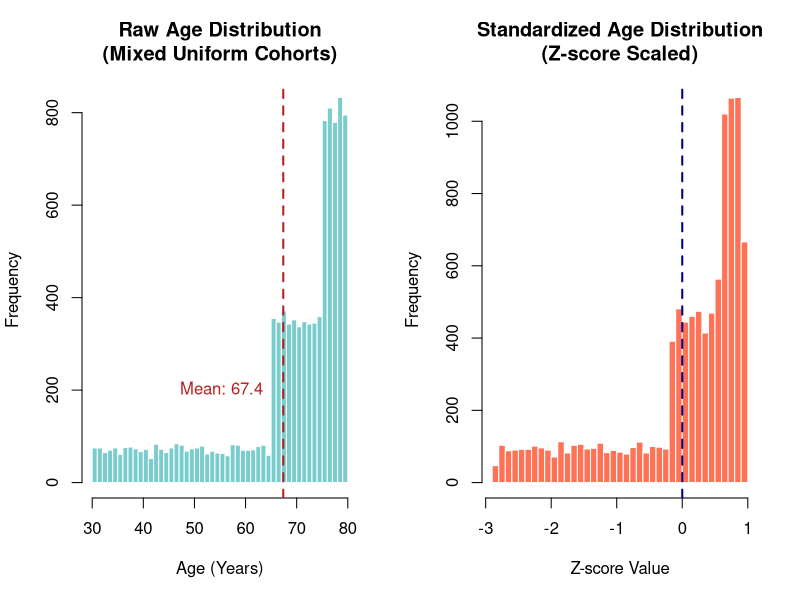

Here is the R script that generated this plot: (Note: this script raises an error after producing the figure.)
# =============================================================================
# generate_data.R
# Fonctions de génération de données de survie
# =============================================================================
#is this weibull?

k <- 1
pho <- 1
alpha <- 1
n <- 10000
max_time <- 50
prop_female <- 0.5
prop_x0 <- 0.3
year.start_min <- 2000
year.start_max <- 2010
beta_sex <- 0.3
beta_age <- 0.2
beta_X <- 0.4
borne_a <- 1
  
  # --- Phase 1: Covariables generation ---
  
  # Generate ages for 25% of the cohort using a uniform distribution between 30 and 65 years
  age_1 <- runif(n * .25, min = 30, max = 65)
  # Generate ages for 35% of the cohort using a uniform distribution between 65 and 75 years
  age_2 <- runif(n * .35, min = 65, max = 75)
  # Generate ages for 40% of the cohort using a uniform distribution between 75 and 80 years
  age_3 <- runif(n * .40, min = 75, max = 80)
  # Combine the three age groups into a single vector of length n
  age <- c(age_1, age_2, age_3)
  # Calculate the mean age of the entire generated cohort
  ageMoyen <- mean(age)
  # Standardize the age (Z-score calculation) for numerical stability in regression models
  ageStand <- (age - ageMoyen) / sd(age)
  
  par(mfrow = c(1, 2), mar = c(5, 4, 4, 2) + 0.1)
  
  # Histogram 1: Raw Age Distribution
  hist(age, 
       breaks = 40, 
       col = "darkslategray3", 
       border = "white",
       main = "Raw Age Distribution\n(Mixed Uniform Cohorts)", 
       xlab = "Age (Years)", 
       ylab = "Frequency")
  abline(v = ageMoyen, col = "firebrick", lwd = 2, lty = 2) # Mark the sample mean
  text(ageMoyen - 2, n*0.02, paste("Mean:", round(ageMoyen, 1)), col = "firebrick", pos = 2)
  
  # Histogram 2: Standardized Age Distribution
  hist(ageStand, 
       breaks = 40, 
       col = "coral1", 
       border = "white",
       main = "Standardized Age Distribution\n(Z-score Scaled)", 
       xlab = "Z-score Value", 
       ylab = "Frequency")
  abline(v = 0, col = "darkblue", lwd = 2, lty = 2) # Mark Z-score mean (0)
  
  
  
  # Generate n random uniform values (0 to 1) for sex assignment (though unused directly below)
  uSex <- runif(n)
  # Store the target proportion of females
  pFem <- prop_female
  # Generate binary sex variable using binomial distribution: 0 = male, 1 = female
  sex  <- rbinom(n, size = 1, prob = prop_female)   
  
  # Generate n random uniform values (0 to 1) for X assignment (unused directly below)
  uX   <- runif(n)
  # Generate binary variable X using binomial distribution: 1 - prop_x0 gives the probability of X=1
  X    <- rbinom(n, size = 1, prob = 1 - prop_x0)   
  
  # Check if there is a range of possible starting years
  if (year.start_min != year.start_max) {
    # Randomly select a year within the range, set to Jan 1st, then add a random number of days (0-364) to get a random date
    year.start <- as.Date(paste0(sample(year.start_min:year.start_max, n, replace = TRUE), "-01-01")) +
      sample(0:364, n, replace = TRUE)
  } else {
    # If min and max year are the same, just use that single year, set to Jan 1st, and add a random number of days
    year.start <- as.Date(paste0(year.start_min, "-01-01")) +
      sample(0:364, n, replace = TRUE)
  }
  
  # --- Phase 2: T_E generation (Time to death from cancer) ---
  
  # Generate n random uniform values (0 to 1) for survival time generation
  tempuS <- runif(n)
  # Calculate the linear predictor (exponential of the sum of covariate effects multiplied by their betas)
  exp.betaz <- exp(
    beta_sex * sex + beta_age * ageStand + beta_X * X
  )
  
  # Generate n random uniform probabilities for the inverse probability transform method
  ui <- runif(n)
  # Use the inverse cumulative hazard function of the specific complex distribution to calculate exact time to cancer death
  tpsSpe <- 1 / pho * (alpha * ((1 / (1 - ui))^(1 / (alpha * exp.betaz)) - 1))^(1 / k)  
  
  
  # --- Phase 3: T_P generation (Time to death from background/general causes) ---
  
  # Initialize a vector of 0s to store the background survival times for each patient
  tpsGene <- rep(0, n)
  # Initialize a vector of NAs to temporarily store the expected annual hazard rate for each patient
  TauxAtt <- rep(NA, n)
  # Convert numeric sex (0/1) to character strings ("male"/"female") to match life table formatting
  sexNom <- ifelse(sex == 0, "male", "female")
  # Convert numeric X (0/1) to race strings ("white"/"black") to match the US life table formatting
  Xrace <- ifelse(X == 0, "white", "black")
  
  # Define a custom function to calculate background death time for a single patient 'i'
  f1 <- function(i){
    # Roll a random probability to test against the patient's annual risk of dying
    uAtt <- runif(1)
    
    # Find the row index in the life table matching the patient's truncated (integer) age
    i.age <- which(attr(survexp.usr, which = "dimnames")[[1]] == trunc(age[i]))
    # Find the column index matching the patient's sex
    i.sex <- which(attr(survexp.usr, which = "dimnames")[[2]] == sexNom[i])
    # Find the depth index matching the patient's race
    i.race <- which(attr(survexp.usr, which = "dimnames")[[3]] == Xrace[i])
    # Find the dimension index matching the calendar year of diagnosis
    i.year <- which(attr(survexp.usr, which = "dimnames")[[4]] == format(year.start[i], "%Y"))
    
    # Safety check: if any index is missing (e.g., age not in table), return NA for this patient
    if(length(i.age) == 0 || length(i.sex) == 0 || length(i.year) == 0) {
      return(NA)  
    }
    
    # Store the maximum age index available in the life table to prevent out-of-bounds errors
    max.i.age <- length(attributes(survexp.usr)$dimnames[[1]])
    # Store the maximum year index available in the life table
    max.i.year <- length(attributes(survexp.usr)$dimnames[[4]])
    # Convert the daily hazard rate from the life table into an annual probability of dying
    TauxAtt[i] <- 1-exp(-365.24*survexp.usr[i.age,i.sex, i.race, i.year])
    
    # Test if the patient died this year (random probability is less than their risk)
    if(uAtt <= TauxAtt[i]){
      # If they died, assign a random fraction of the current year as their exact time of death
      tpsG <- runif(1)
      tpsGene[i] <- tpsG
    } else {
      # If they survived the year, enter a while loop to keep simulating year-by-year until they die
      while(uAtt > TauxAtt[i]){
        # Add 1 full year to their survival time
        tpsGene[i] <- tpsGene[i] + 1
        # Increase their age index by 1 (happy birthday!)
        i.age <- min(i.age + 1, max.i.age) 
        # Increase their calendar year index by 1
        i.year <- min(i.year + 1, max.i.year) 
        
        # Roll a new random probability for the new year
        uAtt <- runif(1)
        # Look up their new, updated annual risk of dying using their older age and new calendar year
        TauxAtt[i] <- 1-exp(-365.24*survexp.usr[i.age,i.sex, i.race, i.year])
      }
      # Once they finally fail the survival test, add a random fraction of their final year to the total time
      tpsG <- runif(1)
      tpsGene[i] <- tpsGene[i] + tpsG
    }
    # Return the total accumulated time to background death
    return(tpsGene[i])
  }
  # Apply the function f1 to all n patients, returning a vector of background survival times
  tpsGene <- sapply(1:n,f1)
  
  # --- Phase 4: Competing Risks & Censoring Resolution ---
  
  # The biological survival time is whichever happens first: background death or cancer death
  tpsSurv <- pmin(tpsGene, tpsSpe)
  
  # Reassign the borne_a (max dropout time) variable to itself
  borne_a = borne_a
  
  # Generate a random dropout/censoring time for every patient between time 0 and borne_a
  tpsCens <- runif(n, min=0, max=borne_a)
  
  # The actual observed real-world time is the minimum of their death time and their dropout time
  temps <- pmin(tpsCens, tpsSurv)
  # The hypothetical time (for net survival truth) compares only cancer death and dropout (ignoring background)
  temps2 <- pmin(tpsCens, tpsSpe)
  
  # Status is 0 if they dropped out (censored), or 1 if they were observed dying
  statut     <- ifelse(temps == tpsCens, 0, 1)
  
  # Cause is 1 (cancer) if their biological death was from cancer AND they didn't drop out first; otherwise 0
  cause <- ifelse(tpsSurv == tpsSpe & temps != tpsCens, 1, 0)
  
  # In the hypothetical world, status is 0 if they dropped out, or 1 if they died of cancer
  cause2     <- ifelse(temps2 == tpsCens, 0, 1)
  
  # --- Phase 5: Administrative Censoring ---
  
  # If real-world observed time exceeds the max study time, mark them as censored (0)
  statut[temps > max_time]   <-  0
  # If real-world observed time exceeds max study time, their cause is also marked as 0
  cause[temps > max_time] <- 0
  # If hypothetical time exceeds max study time, mark as censored (0) in the hypothetical world
  cause2[temps2 > max_time]  <-  0
  
  # Hard-cap all real-world observed times that exceed the max study time to exactly max_time
  temps[temps > max_time]    <- max_time
  # Hard-cap all hypothetical times that exceed the max study time to exactly max_time
  temps2[temps2 > max_time]  <- max_time
  
  # --- Phase 6: Output Assembly ---
  
  # Bind all generated and calculated vectors into a single data.frame
  result <- data.frame(
    patient_id = 1:n,                                      # Unique ID for each patient
    age = round(age, 1),                                   # Raw age rounded to 1 decimal
    ageStand = ageStand,                                   # Standardized age used in the model
    sex_num = sex,                                         # Binary sex (0=male, 1=female)
    sex = factor(sexNom,  levels = c("male", "female")),   # Factored string representation of sex
    race = factor(Xrace, levels = c("white", "black")),    # Factored string representation of race/X
    race_num = X,                                          # Binary representation of X
    tpsGene = tpsGene,                                     # True time to background death
    tpsSpe = tpsSpe,                                       # True time to cancer death
    year_diagnosis = year.start,                           # Date of diagnosis
    observed_time = temps,                                 # Final observed survival time
    status = statut,                                       # Final observed status (1=dead, 0=censored)
    hypothetical_time = temps2,                            # Pure time to cancer death with censoring
    hypothetical_status = cause2,                          # Status for hypothetical world (1=cancer death, 0=censored)
    admin_cens = max_time                                  # The max study follow-up time applied
  )
  
  # Output the final assembled dataset
  
